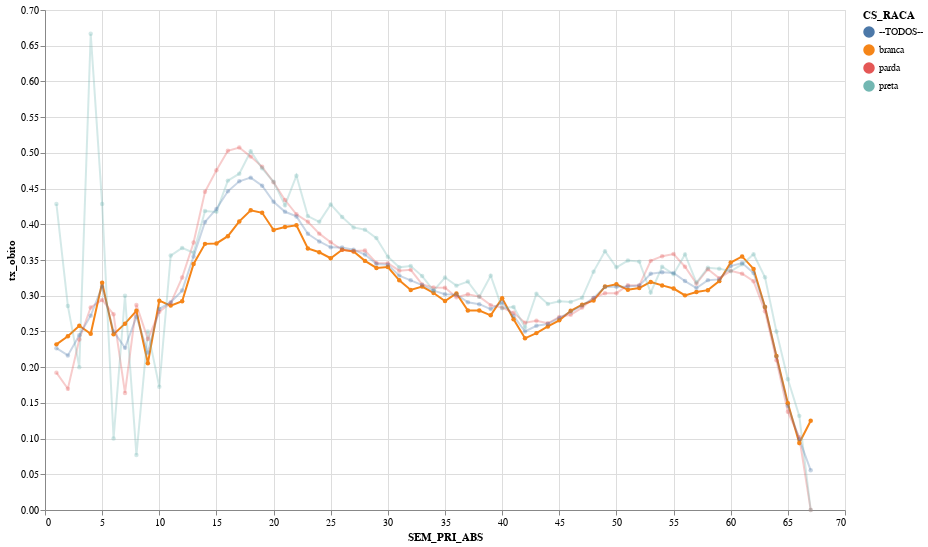

Notebook code for this chart:
### Markdown cell above
> acima de 50 anos

### Code cell
#collapse

cat2 = 'CS_RACA'
index_cols = [cat1,cat2]
selection_dict = {'CS_RACA':"!= ['ignorado','nd','indigena','amarela']",'idade_anos':' > 50'}  # 'EVOLUCAO':"== ['cura','obito']"}
dataFrame2Chart(df_srag,index_cols,selection_dict)

### Figure 1 — Vega-Lite specification as saved in the notebook (floating-point values rounded to 4 significant figures; data arrays with more than 128 entries replaced by an {"elided": "..."} marker saying what was removed)
{"config": {"view": {"continuousWidth": 400, "continuousHeight": 300}, "point": {"size": 20}}, "data": {"name": "data-1896b6ef72677af612f94a40cab0f3be"}, "mark": {"type": "line", "point": true, "strokeWidth": 2}, "encoding": {"color": {"type": "nominal", "field": "CS_RACA"}, "opacity": {"condition": {"value": 1.0, "selection": "Selecione"}, "value": 0.3}, "tooltip": [{"type": "quantitative", "field": "SEM_PRI_ABS"}, {"type": "nominal", "field": "CS_RACA"}, {"type": "quantitative", "field": "cura"}, {"type": "quantitative", "field": "ignorado"}, {"type": "quantitative", "field": "nd"}, {"type": "quantitative", "field": "obito"}, {"type": "quantitative", "field": "obito_outras_causas"}, {"type": "quantitative", "field": "total"}, {"type": "quantitative", "field": "tx_obito"}], "x": {"type": "quantitative", "field": "SEM_PRI_ABS"}, "y": {"type": "quantitative", "field": "tx_obito"}}, "height": 500, "selection": {"Selecione": {"type": "single", "fields": ["CS_RACA"], "init": {"CS_RACA": "branca"}, "bind": {"CS_RACA": {"input": "select", "options": ["branca", "parda", "preta", "--TODOS--"]}}}}, "width": 800, "$schema": "https://vega.github.io/schema/vega-lite/v4.8.1.json", "datasets": {"data-1896b6ef72677af612f94a40cab0f3be": {"elided": "268 records"}}}
